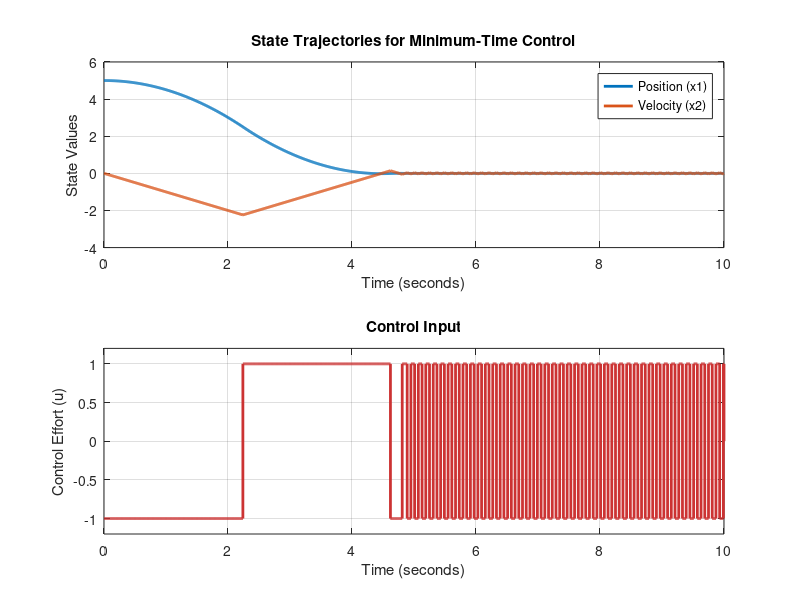
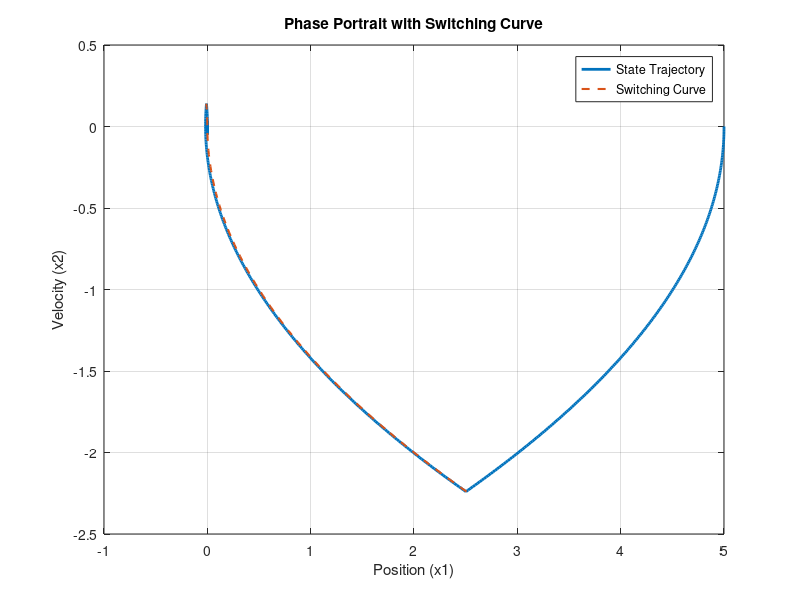

MATLAB code for these plots, in order:
%% Problem 2: Minimum-Time Control Implementation

clc;
clear;
close all;

%% System Definition
% Define a double integrator system: x1 = position, x2 = velocity
% State-space representation: 
%   dx1/dt = x2
%   dx2/dt = u
% where u is constrained by |u| <= u_max

A = [0 1; 0 0];    % System matrix
B = [0; 1];         % Input matrix
x0 = [5; 0];        % Initial state [position; velocity]
x_target = [0; 0];  % Target state (origin)
u_max = 1;          % Maximum control effort (bang-bang control)

%% Simulation Parameters
tspan = 0:0.01:10;  % Time vector for simulation
switch_tol = 1e-3;  % Tolerance for detecting switching time

%% Minimum-Time Control Law
% The control law follows bang-bang principle:
% u = +u_max when below switching curve
% u = -u_max when above switching curve
% Switching occurs on the parabolic switching curve:
% x1 + 0.5*x2*|x2|/u_max = 0

% Preallocate storage
x = zeros(length(tspan), 2);  % State trajectory [x1, x2]
u = zeros(length(tspan), 1);  % Control history
x(1,:) = x0;                  % Set initial state

% Simulate using Euler integration
for k = 1:length(tspan)-1
    current_x = x(k,:)';
    
    % Compute switching function
    switching_func = current_x(1) + 0.5*current_x(2)*abs(current_x(2))/u_max;
    
    % Bang-bang control law
    if switching_func > 0
        u(k) = -u_max;  % Above switching curve -> negative max control
    else
        u(k) = u_max;   % Below switching curve -> positive max control
    end
    
    % State update (Euler integration)
    x(k+1,:) = x(k,:) + (A*x(k,:)' + B*u(k))'*(tspan(2)-tspan(1));
end

%% Plot Results

% State Trajectories
figure;
subplot(2,1,1);
plot(tspan, x(:,1), 'LineWidth', 2);
hold on;
plot(tspan, x(:,2), 'LineWidth', 2);
title('State Trajectories for Minimum-Time Control');
xlabel('Time (seconds)');
ylabel('State Values');
legend('Position (x1)', 'Velocity (x2)');
grid on;

% Control Input
subplot(2,1,2);
stairs(tspan, u, 'LineWidth', 2, 'Color', [0.8 0.2 0.2]);
title('Control Input');
xlabel('Time (seconds)');
ylabel('Control Effort (u)');
ylim([-1.2*u_max 1.2*u_max]);
grid on;

%% Phase Portrait Analysis
% Plot the state trajectory in phase space (x1 vs x2)
figure;
plot(x(:,1), x(:,2), 'LineWidth', 2);
hold on;

% Plot switching curve
x2_vals = linspace(min(x(:,2)), max(x(:,2)), 100);
switching_curve = -0.5*x2_vals.*abs(x2_vals)/u_max;
plot(switching_curve, x2_vals, '--', 'LineWidth', 1.5);

title('Phase Portrait with Switching Curve');
xlabel('Position (x1)');
ylabel('Velocity (x2)');
legend('State Trajectory', 'Switching Curve');
grid on;

%% Performance Metrics
% Calculate time to reach target (within 1% tolerance)
reached_target = find(sqrt(x(:,1).^2 + x(:,2).^2) < 0.01*sqrt(x0'*x0), 1);
if ~isempty(reached_target)
    min_time = tspan(reached_target);
    fprintf('Minimum time to reach target: %.3f seconds\n', min_time);
else
    fprintf('Target not reached within simulation time\n');
end

%% Verification
% Compare with theoretical minimum time
% For double integrator: t_min = (|x2(0)| + sqrt(x2(0)^2 + 2*u_max*|x1(0)|))/u_max
theoretical_min_time = (abs(x0(2)) + sqrt(x0(2)^2 + 2*u_max*abs(x0(1))))/u_max;
fprintf('Theoretical minimum time: %.3f seconds\n', theoretical_min_time);